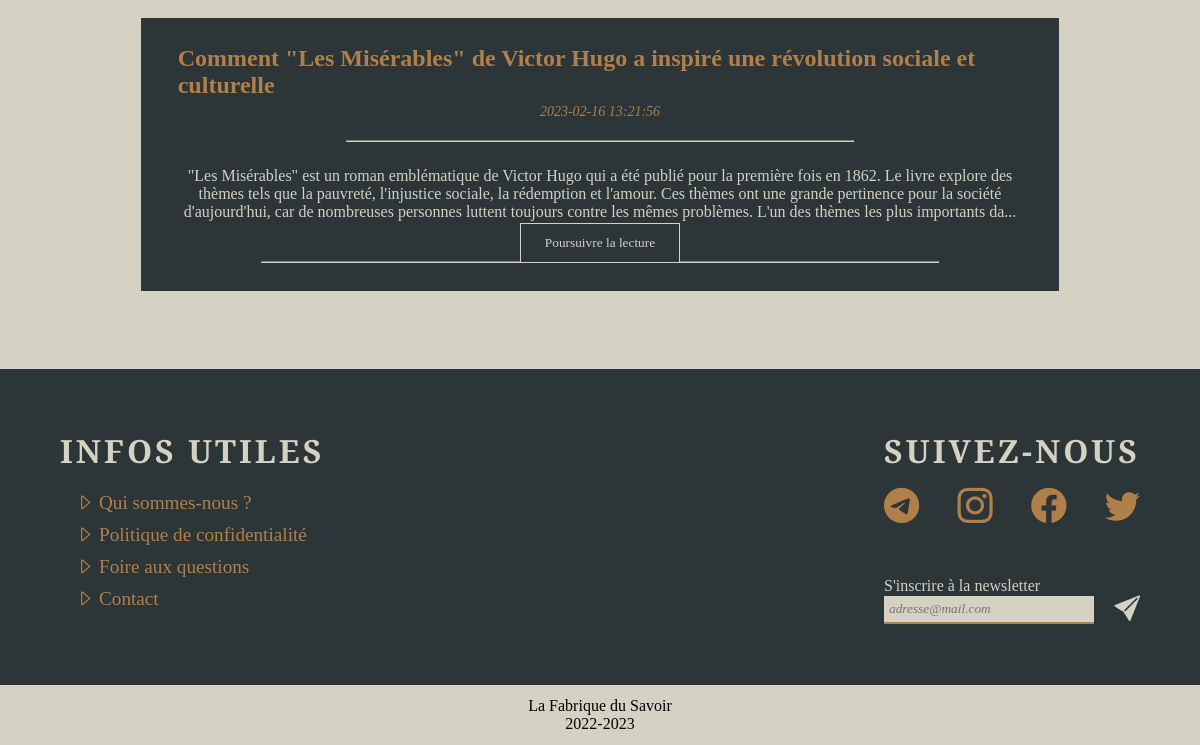
/controller/controller.pages.php?page=view.blog (lower part), run on an earlier commit of the app's database.
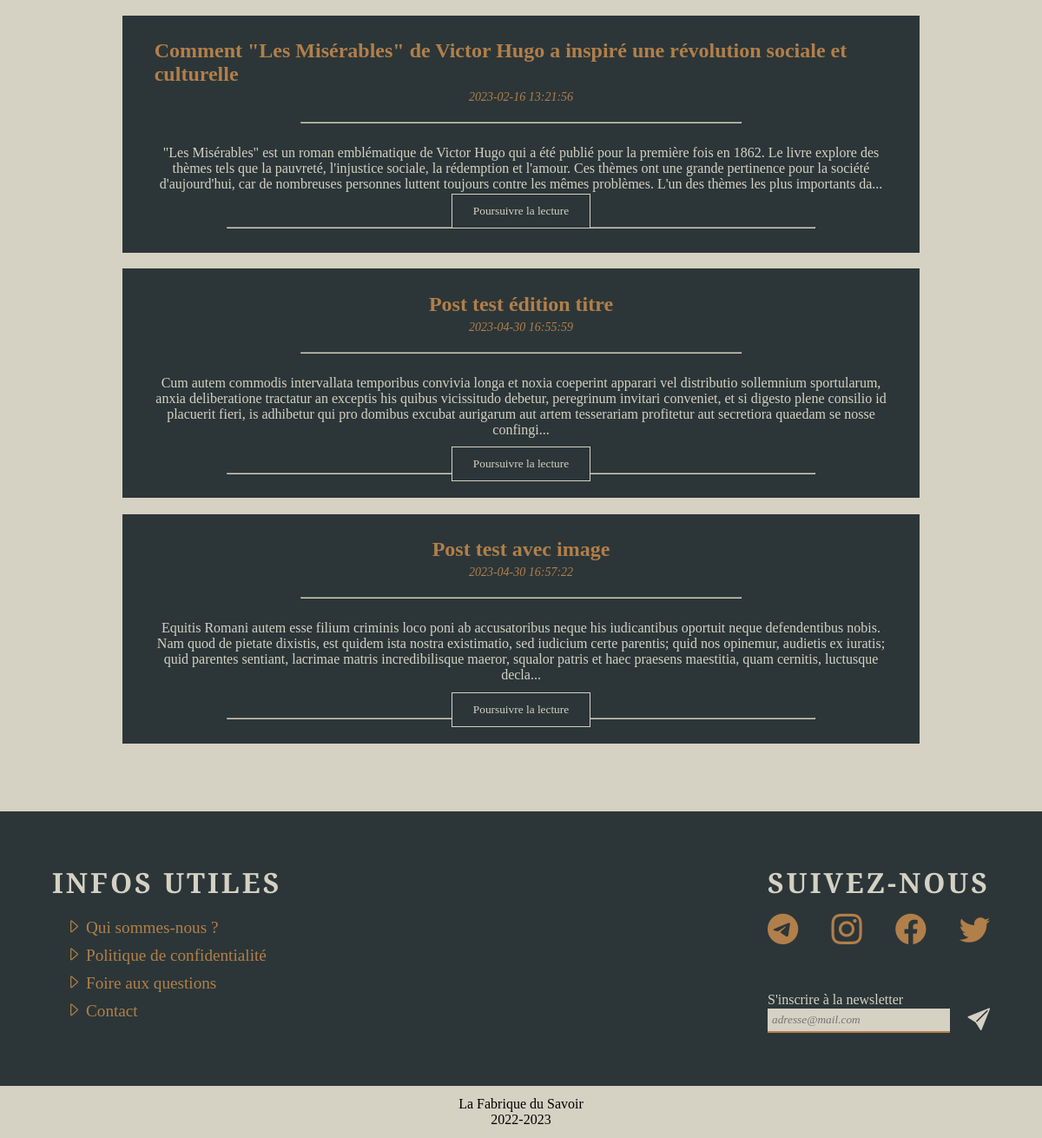
And on a later commit of the database.
### tables this page shows
CREATE TABLE `posts` (
  `id_post` int(11) NOT NULL,
  `title_post` varchar(100) NOT NULL,
  `date_post` timestamp NOT NULL DEFAULT current_timestamp(),
  `content_post` text NOT NULL,
  `id_user` int(11) DEFAULT NULL
);

### model/model.select.php (called while the page is built, shortened)
<?php
function select_posts($bdd){
    $stmt = $bdd->prepare(" SELECT * FROM posts");
    $stmt->execute();
    return $stmt->fetchAll();
}
?>

### view/view.blog.php (the view, shortened to what this page needs)
<div class="articles">
    <?php
        $posts = select_posts($bdd);
        foreach($posts as $post):
    ?>
    <div class="article">
        <h2><?=$post['title_post']?></h2>
        <h3><?=$post['date_post']?></h3>
        <hr>
        <p class="extract"><?php echo substr(strip_tags($post['content_post']), 0, 400)."..."?></p>
        <a href="../controller/controller.pages.php?page=view.post&id=<?=$post['id_post']?>"><button class="initialize">Poursuivre la lecture</button></a>
    </div>
    <?php endforeach ?>
</div>

What changed in the data, as far as the page shows it:
added posts: title_post "Post test édition titre", date_post "2023-04-30 16:55:59", content_post "Cum autem commodis intervallata temporibus convivia longa et noxia coeperint apparari vel distributio sollemnium sportularum, anxia deliberatione tractatur an exceptis his quibus vicissitudo debetur, peregrinum invitari conveniet, et si digesto plene consilio id placuerit fieri, is adhibetur qui pro domibus excubat aurigarum aut artem tesserariam profitetur aut secretiora quaedam se nosse confingi"
added posts: title_post "Post test avec image", date_post "2023-04-30 16:57:22", content_post "Equitis Romani autem esse filium criminis loco poni ab accusatoribus neque his iudicantibus oportuit neque defendentibus nobis. Nam quod de pietate dixistis, est quidem ista nostra existimatio, sed iudicium certe parentis; quid nos opinemur, audietis ex iuratis; quid parentes sentiant, lacrimae matris incredibilisque maeror, squalor patris et haec praesens maestitia, quam cernitis, luctusque decla"
